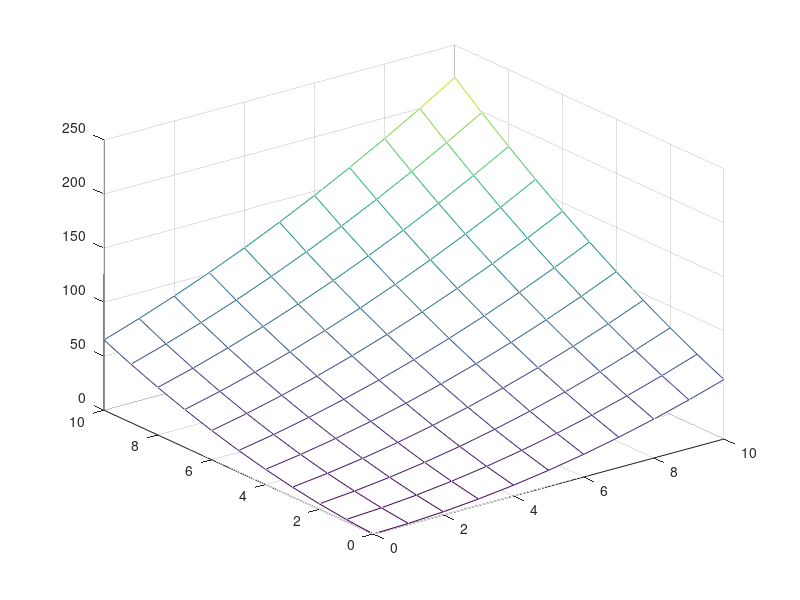

This figure's MATLAB source:
[X,Y]=meshgrid(0:10); % to create meshgrid of 0:10*0:10 in natural numbers
Z=arrayfun(@(x,y) 0.5*(x+y+1)*(x+y)+y, X, Y); %apply arrayfun to calculate based on mesh of X and Y
mesh(X,Y,Z) %plot the mesh of Z on figure
Z %show results of calculation
% Cantor pairing function gives a way of realizing bijection between N*N pair and N series 
%from upright to downleft the natural number series are lined, proving the bijection.